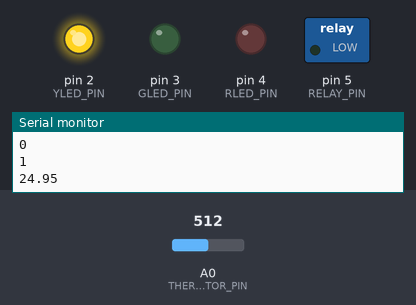
The sketch below on a simulated Arduino Uno, built with avr-gcc and run on an emulated ATmega328P. Parts: switched loads named in the sketch (green lamp = pin HIGH), output pins drawn as LEDs (lit = HIGH), the last lines printed to the serial monitor. Inputs (shaded band) come from the test bench; at power-on: A0 (THERMISTOR_PIN) = 512.

Above: at 2.8 s.
2.9 s: A0 (THERMISTOR_PIN) set to 633
4.4 s: A0 (THERMISTOR_PIN) set to 653
At 6.0 s:
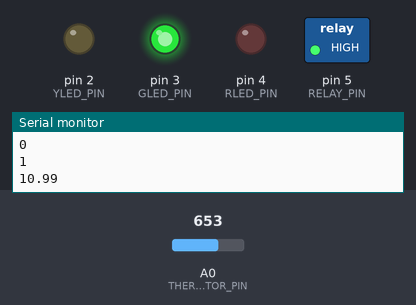
6.5 s: A0 (THERMISTOR_PIN) set to 756
8.2 s: A0 (THERMISTOR_PIN) set to 778
At 10.3 s:
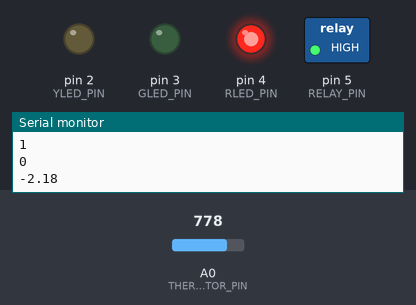
Timing chart, 0 to 11.5 s (numbered marks = the images above; inputs shaded):
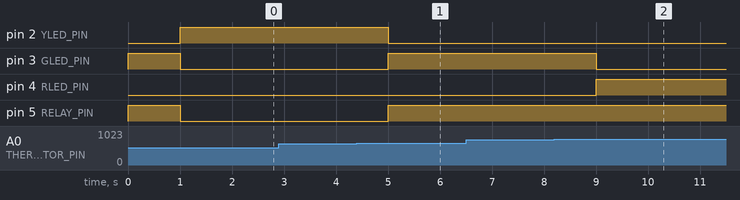

Measured:
- the behaviour switches between 642 and 643 on A0 (THERMISTOR_PIN) (found by bisection; images 0 and 1)
- the behaviour switches between 767 and 768 on A0 (THERMISTOR_PIN) (found by bisection; images 1 and 2)
- after the input at 4.4 s, pin 2 (YLED_PIN): HIGH → LOW after 0.60 s; pin 3 (GLED_PIN), pin 5 (RELAY_PIN): LOW → HIGH after 0.60 s
- after the input at 8.2 s, pin 3 (GLED_PIN): HIGH → LOW after 0.80 s; pin 4 (RLED_PIN): LOW → HIGH after 0.80 s

The sketch:

cooler.ino
```cpp
float MAX_TEMP = 15.0;
float NORMAL_TEMP = 12.0;

//#include "EEPROM.h"
//#define RD false
//#define WR false

#define THERMISTOR_PIN A0
#define SERIES_RESISTOR 10000.0  // Номинал постоянного резистора в Омах
#define THERM_NOMINAL 10000.0     // Сопротивление при номинальной температуре
#define TEMPERATURE_NOMINAL 25.0  // Номинальная температура (обычно 25°C)
#define B_COEFFICIENT 3435.0

#define RELAY_PIN 5
#define YLED_PIN 2
#define GLED_PIN 3
#define RLED_PIN 4

bool isCooling = false;
bool isError = false;

void rgy_show(bool r, bool g, bool y) {
  digitalWrite(RLED_PIN, r);
  digitalWrite(GLED_PIN, g);
  digitalWrite(YLED_PIN, y);
}

/*
void settings(bool flag) {
  if (EEPROM[0] != 174) flag = true;

  if (flag) {
    EEPROM.put(0, 174);
    EEPROM.put(4, MAX_TEMP);
    EEPROM.put(8, NORMAL_TEMP);

    Serial.print("updated. MX_TMP: ");
    Serial.print(MAX_TEMP);
    Serial.print(";\n\rNM_TMP: ");
    Serial.println(NORMAL_TEMP);
  }
  else {
    EEPROM.get(4, MAX_TEMP);
    EEPROM.get(8, NORMAL_TEMP);
  }

}
*/

void setup() {
  Serial.begin(115200);

  pinMode(RELAY_PIN, OUTPUT);
  pinMode(RLED_PIN, OUTPUT);
  pinMode(YLED_PIN, OUTPUT);
  pinMode(GLED_PIN, OUTPUT);

  digitalWrite(RELAY_PIN, HIGH);
}


float getTemperature() {
  float steinhart;

  steinhart = SERIES_RESISTOR / (1023.0 / (float)analogRead(THERMISTOR_PIN) - 1.0) / THERM_NOMINAL;
  steinhart = log(steinhart);                      // ln(R/Ro)
  steinhart /= B_COEFFICIENT;                      // 1/B * ln(R/Ro)
  steinhart += 1.0 / (TEMPERATURE_NOMINAL + 273.15); // + (1/To)
  steinhart = 1.0 / steinhart;                     // Переворачиваем
  steinhart -= 273.15;                             // Переводим Кельвины в Цельсии

  return steinhart;
}

void temperatureCheck() {
  static uint32_t tempCheckTimer = millis();
  if (millis() - tempCheckTimer < 1000) return;
  tempCheckTimer = millis();

  float tw = getTemperature();
  Serial.println(isError);
  Serial.println(isCooling);
  Serial.println(tw);
  Serial.println();

  if (tw <= -1 || isError) {
    isError = true;
    isCooling = false;
    digitalWrite(RELAY_PIN, HIGH);
    return;
  }

  if (tw > MAX_TEMP - 0.1) {
    isCooling = true;
    digitalWrite(RELAY_PIN, LOW);
  }

  if (tw <= NORMAL_TEMP) {
    isCooling = false;
    digitalWrite(RELAY_PIN, HIGH);
  }
}

/*
void serialHandler() {
  if (!Serial.available()) return;

  String inputString = Serial.readStringUntil('\n');
  inputString.trim();

  if (inputString.indexOf("UPD_MAX_TEMP:") != -1)
    MAX_TEMP = inputString.substring(inputString.indexOf(":") + 1).toFloat();

  else if (inputString.indexOf("UPD_NORMAL_TEMP:") != -1)
    NORMAL_TEMP = inputString.substring(inputString.indexOf(":") + 1).toFloat();

  else
    return;

  settings(WR);
}
*/

void loop() {
  temperatureCheck();
  rgy_show(isError, (!isError && !isCooling), (!isError && isCooling));
  //serialHandler();
}
```
